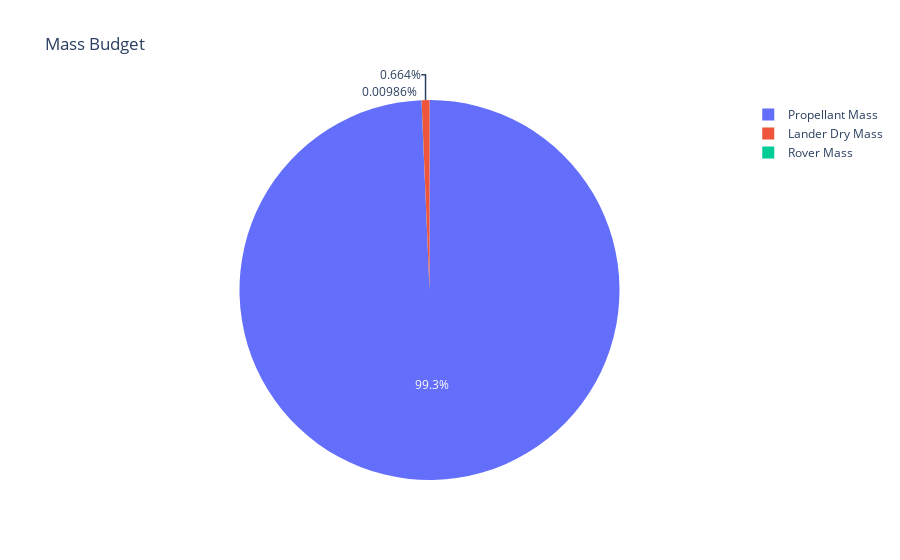

This figure's notebook cell:
### Code cell
import plotly.express as px

mass_fig = px.pie(
    names=mass_labels,
    values=mass_values,
    title='Mass Budget'
)

mass_fig.show()

### Figure 1 — Plotly figure (JSON) as saved in the notebook; plotly's stock layout.template omitted (floating-point values rounded to 4 significant figures)
{"data": [{"domain": {"x": [0, 1], "y": [0, 1]}, "hovertemplate": "label=%{label}<br>value=%{value}<extra></extra>", "labels": ["Lander Dry Mass", "Rover Mass", "Propellant Mass"], "legendgroup": "", "name": "", "showlegend": true, "type": "pie", "values": [1750.0, 26, 261800.0]}], "layout": {"autosize": true, "legend": {"tracegroupgap": 0}, "title": {"text": "Mass Budget"}}}
